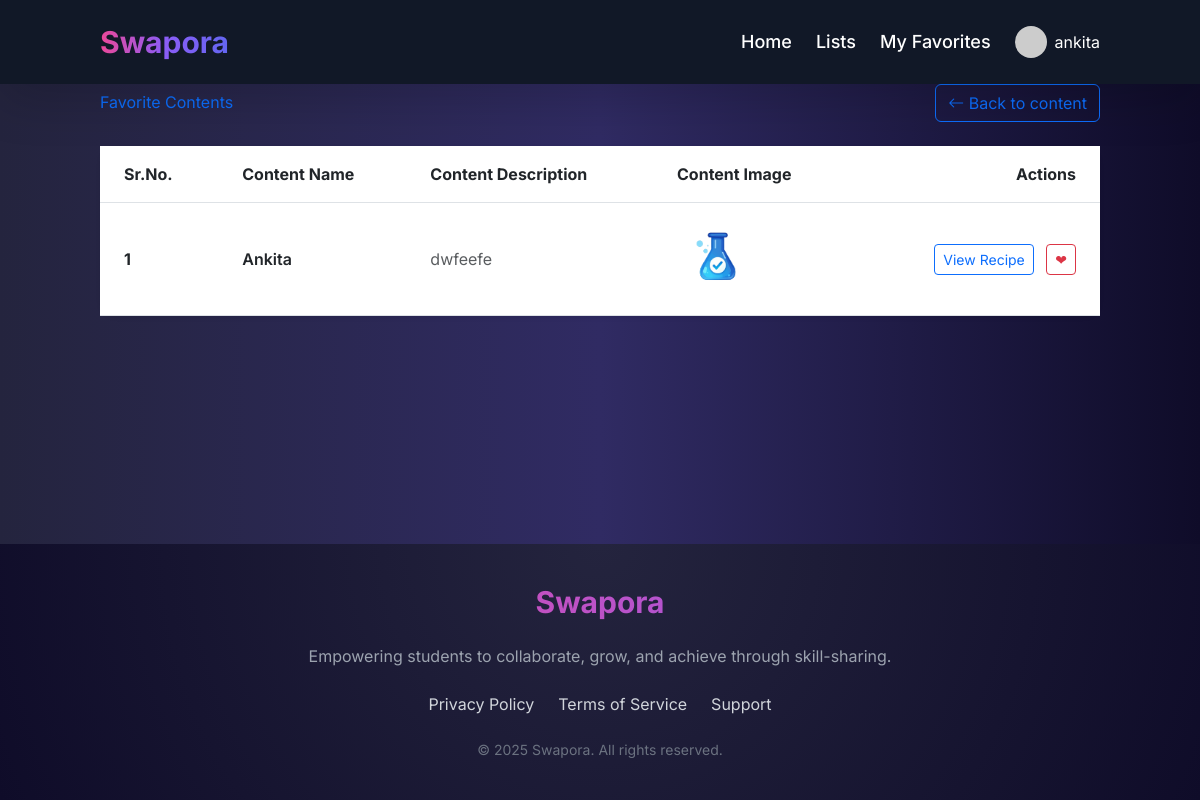
Screenshot of /favorites/ (signed in) with the database file from the repository.
### veggie/models.py (models this page shows)
class Recipe(models.Model):
    user = models.ForeignKey(User, on_delete=models.SET_NULL, null=True, blank=True)
    recipe_name = models.CharField(max_length=100)
    recipe_des = models.TextField()
    recipe_image = models.ImageField(upload_to="recipes/")
    recipe_main = models.TextField()
    created_at = models.DateTimeField(auto_now_add=True)

### veggie/views.py (the view)
# urls.py: path('favorites/', views.favorites_view, name='favorites'),
@login_required
def favorites_view(request):
    favorite_recipes = Recipe.objects.filter(
        favorite__user=request.user
    ).select_related()
    return render(request, 'favs.html', {
        'recipes': favorite_recipes
    })

### veggie/templates/favs.html (shortened to what this page needs)
{% extends 'base.html' %}
{% block start %}
<div class="container">
    <div class="row">
        <div class="col-12">
            <div class="d-flex justify-content-between align-items-center mb-4 rounded">
                <h2 class="mb-0 text-primary">Favorite Contents</h2>
                <a href="{% url 'home' %}" class="btn btn-outline-primary">
                    <i class="bi bi-arrow-left"></i> Back to content
                </a>
            </div>
            <div class="card shadow-sm border-0">
                <div class="card-body p-0">
                    <table class="table table-hover mb-0">
                        <thead class="bg-light">
                            <tr>
                                <th scope="col" class="px-4">Sr.No.</th>
                                <th scope="col">Content Name</th>
                                <th scope="col">Content Description</th>
                                <th scope="col">Content Image</th>
                                <th scope="col" class="text-end px-4">Actions</th>
                            </tr>
                        </thead>
                        <tbody>
                            {% for recipe in recipes %}
                            <tr>
                                <th scope="row" class="px-4">{{forloop.counter}}</th>
                                <td class="fw-semibold">{{recipe.recipe_name}}</td>
                                <td class="text-muted">{{recipe.recipe_des|truncatechars:100}}</td>
                                <td>
                                    {% if recipe.recipe_image %}
                                        <img src="/media/{{recipe.recipe_image}}" class="rounded" style="height: 80px; width: 80px; object-fit: cover;">
                                    {% else %}
                                        <span class="badge bg-light text-dark">No image</span>
                                    {% endif %}
                                </td>
                                <td class="text-end px-4">
                                    <a href="/update/{{recipe.id}}/" class="btn btn-outline-primary btn-sm me-2">View Recipe</a>
                                    <button class="btn btn-outline-danger btn-sm favs" data-recipe-id="{{recipe.id}}">❤</button>
                                </td>
                            </tr>
                            {% endfor %}
                        </tbody>
                    </table>
                </div>
            </div>
        </div>
    </div>
</div>
{% endblock %}

### veggie/templates/base.html (shortened to what this page needs)
<!DOCTYPE html>
<html lang="en">
<head>
    <link href="https://cdn.jsdelivr.net/npm/bootstrap@5.3.0/dist/css/bootstrap.min.css" rel="stylesheet">
    <link href="https://cdn.jsdelivr.net/npm/tailwindcss@2.2.19/dist/tailwind.min.css" rel="stylesheet">
    <link rel="stylesheet" href="https://cdn.jsdelivr.net/npm/bootstrap-icons@1.11.2/font/bootstrap-icons.css">
</head>
<body>
<nav class="bg-gray-900 py-4 px-8 shadow-lg sticky top-0 z-50">
    <div class="container mx-auto flex justify-between items-center">
        <a href="/" class="text-3xl font-bold bg-gradient-to-r from-pink-500 via-purple-500 to-indigo-500 text-transparent bg-clip-text">
        </a>
        <div class="flex items-center space-x-6">
            <ul class="flex space-x-6 text-white text-lg">
                <li><a class="hover:text-pink-500 nav-link position-relative" href="/">Home</a></li>
                <li><a class="hover:text-purple-500 nav-link position-relative" href="/recipes/">Lists</a></li>
                {% if request.user.is_authenticated %}
                <li><a class="hover:text-indigo-500 nav-link position-relative" href="/favorites/">My Favorites</a></li>
                {% endif %}
            </ul>
            <ul class="flex space-x-4">
                {% if request.user.is_authenticated %}
                <li class="relative">
                    <div class="dropdown">
                        <a href="#" class="flex items-center text-white space-x-2 hover:text-purple-500" role="button" data-bs-toggle="dropdown">
                            <img src="https://ui-avatars.com/api/?name={{ request.user.username }}&background=6a11cb&color=fff" alt="{{ request.user.username }}" class="rounded-full w-8 h-8">
                            <span>{{ request.user.username }}</span>
                        </a>
                    </div>
                </li>
                {% else %}
                <li><a href="/login/" class="text-white hover:text-pink-500">Login</a></li>
                <li><a href="/register/" class="px-4 py-2 bg-gradient-to-r from-pink-500 to-purple-600 text-white rounded-full hover:scale-105 transform transition">Sign Up</a></li>
                {% endif %}
            </ul>
        </div>
    </div>
</nav>
    <main>
        {% block start %}{% endblock %}
    </main>
    <footer class="footer-bg py-10">
        <div class="container mx-auto text-center space-y-6">
            <h2 class="text-3xl font-bold text-transparent bg-clip-text bg-gradient-to-r from-pink-500 to-purple-500">Swapora</h2>
            <p class="text-gray-400">Empowering students to collaborate, grow, and achieve through skill-sharing.</p>
            <ul class="flex justify-center space-x-6 text-gray-300">
                <li><a href="#" class="hover:text-pink-500">Privacy Policy</a></li>
                <li><a href="#" class="hover:text-purple-500">Terms of Service</a></li>
                <li><a href="#" class="hover:text-indigo-500">Support</a></li>
            </ul>
            <p class="text-gray-500 text-sm">&copy; 2025 Swapora. All rights reserved.</p>
        </div>
    </footer>
</body>
</html>

### veggie/templates/base.html (style rules this page uses)
body { font-family: 'Inter', sans-serif; background: linear-gradient(to right, #24243e, #302b63, #0f0c29); color: white; }
.footer-bg { background: radial-gradient(circle at top, #24243e, #0f0c29); }
body { min-height: 100vh; display: flex; flex-direction: column; }
.nav-link { font-weight: 500; }
footer { margin-top: auto; background-color: #f8f9fa; }

### veggie/templates/favs.html (style rules this page uses)
body { background-color: #f4f6f9; }
.card { border-radius: 15px; transition: all 0.3s ease; }
.table td, .table th { padding: 1rem; vertical-align: middle; }
.btn-outline-danger.favs { transition: all 0.2s; }

### rows the page displays
Recipe: recipe_name "Ankita", recipe_des "dwfeefe", recipe_image (picture)

### other values shown
{{ request.user.username }} "ankita"
